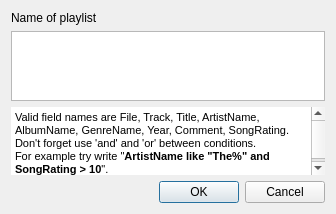
<ui version="4.0" >
 <class>SQLEditDialog</class>
 <widget class="QDialog" name="SQLEditDialog" >
  <property name="geometry" >
   <rect>
    <x>0</x>
    <y>0</y>
    <width>336</width>
    <height>197</height>
   </rect>
  </property>
  <property name="windowTitle" >
   <string>Edit SQL Playlist</string>
  </property>
  <layout class="QVBoxLayout" >
   <item>
    <widget class="QLabel" name="label" >
     <property name="text" >
      <string>Name of playlist</string>
     </property>
    </widget>
   </item>
   <item>
    <widget class="QTextEdit" name="textEdit" >
     <property name="sizePolicy" >
      <sizepolicy vsizetype="Expanding" hsizetype="Expanding" >
       <horstretch>0</horstretch>
       <verstretch>0</verstretch>
      </sizepolicy>
     </property>
     <property name="undoRedoEnabled" >
      <bool>false</bool>
     </property>
     <property name="lineWrapMode" >
      <enum>QTextEdit::WidgetWidth</enum>
     </property>
     <property name="readOnly" >
      <bool>false</bool>
     </property>
     <property name="html" >
      <string>&lt;html>&lt;head>&lt;meta name="qrichtext" content="1" />&lt;style type="text/css">
p, li { white-space: pre-wrap; }
&lt;/style>&lt;/head>&lt;body style=" font-family:'MS Shell Dlg 2'; font-size:8.25pt; font-weight:400; font-style:normal;">
&lt;p style="-qt-paragraph-type:empty; margin-top:0px; margin-bottom:0px; margin-left:0px; margin-right:0px; -qt-block-indent:0; text-indent:0px; font-size:8pt;">&lt;/p>&lt;/body>&lt;/html></string>
     </property>
     <property name="acceptRichText" >
      <bool>false</bool>
     </property>
    </widget>
   </item>
   <item>
    <widget class="QTextEdit" name="textEdit_2" >
     <property name="sizePolicy" >
      <sizepolicy vsizetype="Maximum" hsizetype="Preferred" >
       <horstretch>0</horstretch>
       <verstretch>0</verstretch>
      </sizepolicy>
     </property>
     <property name="maximumSize" >
      <size>
       <width>16777215</width>
       <height>128</height>
      </size>
     </property>
     <property name="autoFillBackground" >
      <bool>false</bool>
     </property>
     <property name="frameShape" >
      <enum>QFrame::NoFrame</enum>
     </property>
     <property name="frameShadow" >
      <enum>QFrame::Plain</enum>
     </property>
     <property name="readOnly" >
      <bool>true</bool>
     </property>
     <property name="html" >
      <string>&lt;html>&lt;head>&lt;meta name="qrichtext" content="1" />&lt;style type="text/css">
p, li { white-space: pre-wrap; }
&lt;/style>&lt;/head>&lt;body style=" font-family:'MS Shell Dlg 2'; font-size:8.25pt; font-weight:400; font-style:normal;">
&lt;p style=" margin-top:0px; margin-bottom:0px; margin-left:0px; margin-right:0px; -qt-block-indent:0; text-indent:0px; font-size:8pt;">Valid field names are File, Track, Title, ArtistName, AlbumName, GenreName, Year, Comment, SongRating.&lt;/p>
&lt;p style=" margin-top:0px; margin-bottom:0px; margin-left:0px; margin-right:0px; -qt-block-indent:0; text-indent:0px; font-size:8pt;">Don't forget use 'and' and 'or' between conditions.&lt;/p>
&lt;p style=" margin-top:0px; margin-bottom:0px; margin-left:0px; margin-right:0px; -qt-block-indent:0; text-indent:0px; font-size:8pt;">For example try write "&lt;span style=" font-weight:600;">ArtistName like "The%" and SongRating &amp;gt; 10&lt;/span>".&lt;/p>&lt;/body>&lt;/html></string>
     </property>
     <property name="acceptRichText" >
      <bool>false</bool>
     </property>
    </widget>
   </item>
   <item>
    <widget class="QDialogButtonBox" name="buttonBox" >
     <property name="standardButtons" >
      <set>QDialogButtonBox::Cancel|QDialogButtonBox::NoButton|QDialogButtonBox::Ok</set>
     </property>
     <property name="centerButtons" >
      <bool>false</bool>
     </property>
    </widget>
   </item>
  </layout>
 </widget>
 <resources/>
 <connections>
  <connection>
   <sender>buttonBox</sender>
   <signal>accepted()</signal>
   <receiver>SQLEditDialog</receiver>
   <slot>saveChanges()</slot>
   <hints>
    <hint type="sourcelabel" >
     <x>191</x>
     <y>113</y>
    </hint>
    <hint type="destinationlabel" >
     <x>191</x>
     <y>67</y>
    </hint>
   </hints>
  </connection>
  <connection>
   <sender>buttonBox</sender>
   <signal>rejected()</signal>
   <receiver>SQLEditDialog</receiver>
   <slot>reject()</slot>
   <hints>
    <hint type="sourcelabel" >
     <x>191</x>
     <y>113</y>
    </hint>
    <hint type="destinationlabel" >
     <x>191</x>
     <y>67</y>
    </hint>
   </hints>
  </connection>
 </connections>
</ui>
